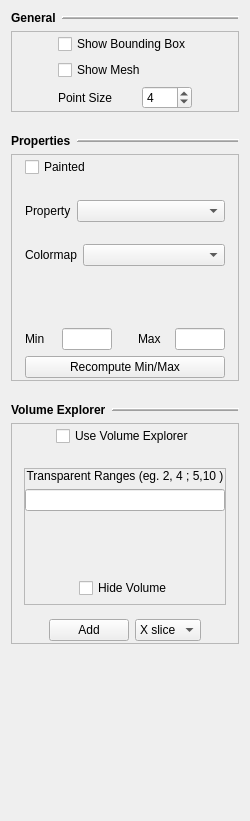
<ui version="4.0" >
 <class>DisplayPrefPanelBase</class>
 <widget class="QWidget" name="DisplayPrefPanelBase" >
  <property name="geometry" >
   <rect>
    <x>0</x>
    <y>0</y>
    <width>250</width>
    <height>821</height>
   </rect>
  </property>
  <property name="sizePolicy" >
   <sizepolicy vsizetype="Preferred" hsizetype="Preferred" >
    <horstretch>0</horstretch>
    <verstretch>0</verstretch>
   </sizepolicy>
  </property>
  <property name="minimumSize" >
   <size>
    <width>250</width>
    <height>0</height>
   </size>
  </property>
  <property name="windowTitle" >
   <string>Display preferences</string>
  </property>
  <layout class="QVBoxLayout" >
   <item>
    <layout class="QHBoxLayout" >
     <property name="spacing" >
      <number>6</number>
     </property>
     <property name="leftMargin" >
      <number>0</number>
     </property>
     <property name="topMargin" >
      <number>0</number>
     </property>
     <property name="rightMargin" >
      <number>0</number>
     </property>
     <property name="bottomMargin" >
      <number>0</number>
     </property>
     <item>
      <widget class="QLabel" name="TextLabel1_3" >
       <property name="sizePolicy" >
        <sizepolicy vsizetype="Preferred" hsizetype="Fixed" >
         <horstretch>0</horstretch>
         <verstretch>0</verstretch>
        </sizepolicy>
       </property>
       <property name="font" >
        <font>
         <weight>75</weight>
         <bold>true</bold>
        </font>
       </property>
       <property name="text" >
        <string>General</string>
       </property>
       <property name="wordWrap" >
        <bool>false</bool>
       </property>
      </widget>
     </item>
     <item>
      <widget class="Line" name="Line3_3" >
       <property name="sizePolicy" >
        <sizepolicy vsizetype="Fixed" hsizetype="Minimum" >
         <horstretch>0</horstretch>
         <verstretch>0</verstretch>
        </sizepolicy>
       </property>
       <property name="frameShape" >
        <enum>QFrame::HLine</enum>
       </property>
       <property name="frameShadow" >
        <enum>QFrame::Raised</enum>
       </property>
       <property name="lineWidth" >
        <number>1</number>
       </property>
       <property name="midLineWidth" >
        <number>1</number>
       </property>
      </widget>
     </item>
    </layout>
   </item>
   <item>
    <widget class="QFrame" name="frame" >
     <property name="frameShape" >
      <enum>QFrame::StyledPanel</enum>
     </property>
     <property name="frameShadow" >
      <enum>QFrame::Raised</enum>
     </property>
     <layout class="QHBoxLayout" >
      <property name="leftMargin" >
       <number>2</number>
      </property>
      <property name="topMargin" >
       <number>2</number>
      </property>
      <property name="rightMargin" >
       <number>2</number>
      </property>
      <property name="bottomMargin" >
       <number>2</number>
      </property>
      <item>
       <spacer>
        <property name="orientation" >
         <enum>Qt::Horizontal</enum>
        </property>
        <property name="sizeType" >
         <enum>QSizePolicy::MinimumExpanding</enum>
        </property>
        <property name="sizeHint" >
         <size>
          <width>20</width>
          <height>20</height>
         </size>
        </property>
       </spacer>
      </item>
      <item>
       <layout class="QVBoxLayout" >
        <property name="spacing" >
         <number>6</number>
        </property>
        <item>
         <widget class="QCheckBox" name="BBox_checkbox_" >
          <property name="minimumSize" >
           <size>
            <width>0</width>
            <height>15</height>
           </size>
          </property>
          <property name="font" >
           <font/>
          </property>
          <property name="text" >
           <string>Show Bounding Box</string>
          </property>
         </widget>
        </item>
        <item>
         <widget class="QCheckBox" name="show_mesh_checkbox_" >
          <property name="minimumSize" >
           <size>
            <width>0</width>
            <height>15</height>
           </size>
          </property>
          <property name="font" >
           <font/>
          </property>
          <property name="text" >
           <string>Show Mesh</string>
          </property>
         </widget>
        </item>
        <item>
         <layout class="QHBoxLayout" >
          <property name="spacing" >
           <number>6</number>
          </property>
          <property name="leftMargin" >
           <number>0</number>
          </property>
          <property name="topMargin" >
           <number>0</number>
          </property>
          <property name="rightMargin" >
           <number>0</number>
          </property>
          <property name="bottomMargin" >
           <number>0</number>
          </property>
          <item>
           <widget class="QLabel" name="point_size_label_" >
            <property name="text" >
             <string>Point Size</string>
            </property>
            <property name="wordWrap" >
             <bool>false</bool>
            </property>
           </widget>
          </item>
          <item>
           <widget class="QSpinBox" name="point_size_spinbox_" >
            <property name="minimumSize" >
             <size>
              <width>0</width>
              <height>20</height>
             </size>
            </property>
            <property name="maximumSize" >
             <size>
              <width>50</width>
              <height>32767</height>
             </size>
            </property>
            <property name="minimum" >
             <number>1</number>
            </property>
            <property name="maximum" >
             <number>20</number>
            </property>
            <property name="value" >
             <number>4</number>
            </property>
           </widget>
          </item>
         </layout>
        </item>
       </layout>
      </item>
      <item>
       <spacer>
        <property name="orientation" >
         <enum>Qt::Horizontal</enum>
        </property>
        <property name="sizeType" >
         <enum>QSizePolicy::MinimumExpanding</enum>
        </property>
        <property name="sizeHint" >
         <size>
          <width>20</width>
          <height>20</height>
         </size>
        </property>
       </spacer>
      </item>
     </layout>
    </widget>
   </item>
   <item>
    <spacer>
     <property name="orientation" >
      <enum>Qt::Vertical</enum>
     </property>
     <property name="sizeType" >
      <enum>QSizePolicy::Fixed</enum>
     </property>
     <property name="sizeHint" >
      <size>
       <width>20</width>
       <height>16</height>
      </size>
     </property>
    </spacer>
   </item>
   <item>
    <layout class="QHBoxLayout" >
     <property name="spacing" >
      <number>6</number>
     </property>
     <property name="leftMargin" >
      <number>0</number>
     </property>
     <property name="topMargin" >
      <number>0</number>
     </property>
     <property name="rightMargin" >
      <number>0</number>
     </property>
     <property name="bottomMargin" >
      <number>0</number>
     </property>
     <item>
      <widget class="QLabel" name="TextLabel1_3_3" >
       <property name="sizePolicy" >
        <sizepolicy vsizetype="Preferred" hsizetype="Fixed" >
         <horstretch>0</horstretch>
         <verstretch>0</verstretch>
        </sizepolicy>
       </property>
       <property name="font" >
        <font>
         <weight>75</weight>
         <bold>true</bold>
        </font>
       </property>
       <property name="text" >
        <string>Properties</string>
       </property>
       <property name="wordWrap" >
        <bool>false</bool>
       </property>
      </widget>
     </item>
     <item>
      <widget class="Line" name="Line3_3_3" >
       <property name="sizePolicy" >
        <sizepolicy vsizetype="Fixed" hsizetype="Minimum" >
         <horstretch>0</horstretch>
         <verstretch>0</verstretch>
        </sizepolicy>
       </property>
       <property name="frameShape" >
        <enum>QFrame::HLine</enum>
       </property>
       <property name="frameShadow" >
        <enum>QFrame::Raised</enum>
       </property>
       <property name="lineWidth" >
        <number>1</number>
       </property>
       <property name="midLineWidth" >
        <number>1</number>
       </property>
      </widget>
     </item>
    </layout>
   </item>
   <item>
    <widget class="QFrame" name="property_prefs_" >
     <property name="frameShape" >
      <enum>QFrame::StyledPanel</enum>
     </property>
     <property name="frameShadow" >
      <enum>QFrame::Raised</enum>
     </property>
     <layout class="QHBoxLayout" >
      <property name="spacing" >
       <number>0</number>
      </property>
      <property name="leftMargin" >
       <number>2</number>
      </property>
      <property name="topMargin" >
       <number>2</number>
      </property>
      <property name="rightMargin" >
       <number>2</number>
      </property>
      <property name="bottomMargin" >
       <number>2</number>
      </property>
      <item>
       <spacer>
        <property name="orientation" >
         <enum>Qt::Horizontal</enum>
        </property>
        <property name="sizeType" >
         <enum>QSizePolicy::MinimumExpanding</enum>
        </property>
        <property name="sizeHint" >
         <size>
          <width>4</width>
          <height>218</height>
         </size>
        </property>
       </spacer>
      </item>
      <item>
       <layout class="QVBoxLayout" >
        <property name="spacing" >
         <number>6</number>
        </property>
        <property name="leftMargin" >
         <number>0</number>
        </property>
        <property name="topMargin" >
         <number>0</number>
        </property>
        <property name="rightMargin" >
         <number>0</number>
        </property>
        <property name="bottomMargin" >
         <number>0</number>
        </property>
        <item>
         <layout class="QHBoxLayout" >
          <property name="spacing" >
           <number>6</number>
          </property>
          <property name="leftMargin" >
           <number>0</number>
          </property>
          <property name="topMargin" >
           <number>0</number>
          </property>
          <property name="rightMargin" >
           <number>0</number>
          </property>
          <property name="bottomMargin" >
           <number>0</number>
          </property>
          <item>
           <widget class="QCheckBox" name="prop_painted_checkbox_" >
            <property name="font" >
             <font/>
            </property>
            <property name="text" >
             <string>Painted</string>
            </property>
           </widget>
          </item>
          <item>
           <spacer>
            <property name="orientation" >
             <enum>Qt::Horizontal</enum>
            </property>
            <property name="sizeType" >
             <enum>QSizePolicy::Expanding</enum>
            </property>
            <property name="sizeHint" >
             <size>
              <width>20</width>
              <height>21</height>
             </size>
            </property>
           </spacer>
          </item>
         </layout>
        </item>
        <item>
         <spacer>
          <property name="orientation" >
           <enum>Qt::Vertical</enum>
          </property>
          <property name="sizeType" >
           <enum>QSizePolicy::Fixed</enum>
          </property>
          <property name="sizeHint" >
           <size>
            <width>176</width>
            <height>16</height>
           </size>
          </property>
         </spacer>
        </item>
        <item>
         <layout class="QHBoxLayout" >
          <property name="spacing" >
           <number>6</number>
          </property>
          <property name="leftMargin" >
           <number>0</number>
          </property>
          <property name="topMargin" >
           <number>0</number>
          </property>
          <property name="rightMargin" >
           <number>0</number>
          </property>
          <property name="bottomMargin" >
           <number>0</number>
          </property>
          <item>
           <widget class="QLabel" name="TextLabel1" >
            <property name="sizePolicy" >
             <sizepolicy vsizetype="Fixed" hsizetype="Fixed" >
              <horstretch>0</horstretch>
              <verstretch>0</verstretch>
             </sizepolicy>
            </property>
            <property name="font" >
             <font/>
            </property>
            <property name="text" >
             <string>Property</string>
            </property>
            <property name="wordWrap" >
             <bool>false</bool>
            </property>
           </widget>
          </item>
          <item>
           <widget class="QComboBox" name="property_selector_" >
            <property name="sizePolicy" >
             <sizepolicy vsizetype="Fixed" hsizetype="Expanding" >
              <horstretch>0</horstretch>
              <verstretch>0</verstretch>
             </sizepolicy>
            </property>
            <property name="font" >
             <font/>
            </property>
            <property name="editable" >
             <bool>false</bool>
            </property>
            <property name="autoCompletion" >
             <bool>false</bool>
            </property>
            <property name="duplicatesEnabled" >
             <bool>false</bool>
            </property>
           </widget>
          </item>
         </layout>
        </item>
        <item>
         <spacer>
          <property name="orientation" >
           <enum>Qt::Vertical</enum>
          </property>
          <property name="sizeType" >
           <enum>QSizePolicy::Fixed</enum>
          </property>
          <property name="sizeHint" >
           <size>
            <width>176</width>
            <height>16</height>
           </size>
          </property>
         </spacer>
        </item>
        <item>
         <layout class="QHBoxLayout" >
          <property name="spacing" >
           <number>6</number>
          </property>
          <property name="leftMargin" >
           <number>0</number>
          </property>
          <property name="topMargin" >
           <number>0</number>
          </property>
          <property name="rightMargin" >
           <number>0</number>
          </property>
          <property name="bottomMargin" >
           <number>0</number>
          </property>
          <item>
           <widget class="QLabel" name="TextLabel1_2" >
            <property name="sizePolicy" >
             <sizepolicy vsizetype="Fixed" hsizetype="Fixed" >
              <horstretch>0</horstretch>
              <verstretch>0</verstretch>
             </sizepolicy>
            </property>
            <property name="font" >
             <font/>
            </property>
            <property name="text" >
             <string>Colormap</string>
            </property>
            <property name="wordWrap" >
             <bool>false</bool>
            </property>
           </widget>
          </item>
          <item>
           <widget class="QComboBox" name="colormap_selector_" >
            <property name="sizePolicy" >
             <sizepolicy vsizetype="Fixed" hsizetype="Expanding" >
              <horstretch>0</horstretch>
              <verstretch>0</verstretch>
             </sizepolicy>
            </property>
            <property name="font" >
             <font/>
            </property>
           </widget>
          </item>
         </layout>
        </item>
        <item>
         <widget class="QFrame" name="colormap_pix_" >
          <property name="sizePolicy" >
           <sizepolicy vsizetype="Expanding" hsizetype="Expanding" >
            <horstretch>0</horstretch>
            <verstretch>0</verstretch>
           </sizepolicy>
          </property>
          <property name="minimumSize" >
           <size>
            <width>200</width>
            <height>50</height>
           </size>
          </property>
          <property name="frameShape" >
           <enum>QFrame::NoFrame</enum>
          </property>
          <property name="frameShadow" >
           <enum>QFrame::Plain</enum>
          </property>
          <property name="lineWidth" >
           <number>1</number>
          </property>
         </widget>
        </item>
        <item>
         <layout class="QVBoxLayout" >
          <property name="spacing" >
           <number>6</number>
          </property>
          <property name="leftMargin" >
           <number>0</number>
          </property>
          <property name="topMargin" >
           <number>0</number>
          </property>
          <property name="rightMargin" >
           <number>0</number>
          </property>
          <property name="bottomMargin" >
           <number>0</number>
          </property>
          <item>
           <layout class="QHBoxLayout" >
            <property name="spacing" >
             <number>6</number>
            </property>
            <property name="leftMargin" >
             <number>0</number>
            </property>
            <property name="topMargin" >
             <number>0</number>
            </property>
            <property name="rightMargin" >
             <number>0</number>
            </property>
            <property name="bottomMargin" >
             <number>0</number>
            </property>
            <item>
             <widget class="QLabel" name="TextLabel2" >
              <property name="font" >
               <font/>
              </property>
              <property name="text" >
               <string>Min</string>
              </property>
              <property name="wordWrap" >
               <bool>false</bool>
              </property>
             </widget>
            </item>
            <item>
             <widget class="QLineEdit" name="min_cmap_value_edit_" >
              <property name="sizePolicy" >
               <sizepolicy vsizetype="Fixed" hsizetype="Fixed" >
                <horstretch>0</horstretch>
                <verstretch>0</verstretch>
               </sizepolicy>
              </property>
              <property name="maximumSize" >
               <size>
                <width>50</width>
                <height>32767</height>
               </size>
              </property>
              <property name="font" >
               <font/>
              </property>
             </widget>
            </item>
            <item>
             <spacer>
              <property name="orientation" >
               <enum>Qt::Vertical</enum>
              </property>
              <property name="sizeType" >
               <enum>QSizePolicy::Expanding</enum>
              </property>
              <property name="sizeHint" >
               <size>
                <width>20</width>
                <height>20</height>
               </size>
              </property>
             </spacer>
            </item>
            <item>
             <widget class="QLabel" name="TextLabel2_2" >
              <property name="font" >
               <font/>
              </property>
              <property name="text" >
               <string>Max</string>
              </property>
              <property name="wordWrap" >
               <bool>false</bool>
              </property>
             </widget>
            </item>
            <item>
             <widget class="QLineEdit" name="max_cmap_value_edit_" >
              <property name="sizePolicy" >
               <sizepolicy vsizetype="Fixed" hsizetype="Minimum" >
                <horstretch>0</horstretch>
                <verstretch>0</verstretch>
               </sizepolicy>
              </property>
              <property name="maximumSize" >
               <size>
                <width>50</width>
                <height>32767</height>
               </size>
              </property>
              <property name="font" >
               <font/>
              </property>
             </widget>
            </item>
           </layout>
          </item>
          <item>
           <widget class="QPushButton" name="reset_cmap_bounds_button_" >
            <property name="font" >
             <font/>
            </property>
            <property name="text" >
             <string>Recompute Min/Max</string>
            </property>
           </widget>
          </item>
         </layout>
        </item>
       </layout>
      </item>
      <item>
       <spacer>
        <property name="orientation" >
         <enum>Qt::Horizontal</enum>
        </property>
        <property name="sizeType" >
         <enum>QSizePolicy::MinimumExpanding</enum>
        </property>
        <property name="sizeHint" >
         <size>
          <width>4</width>
          <height>218</height>
         </size>
        </property>
       </spacer>
      </item>
     </layout>
    </widget>
   </item>
   <item>
    <spacer>
     <property name="orientation" >
      <enum>Qt::Vertical</enum>
     </property>
     <property name="sizeType" >
      <enum>QSizePolicy::Fixed</enum>
     </property>
     <property name="sizeHint" >
      <size>
       <width>20</width>
       <height>16</height>
      </size>
     </property>
    </spacer>
   </item>
   <item>
    <layout class="QHBoxLayout" >
     <property name="spacing" >
      <number>6</number>
     </property>
     <property name="leftMargin" >
      <number>0</number>
     </property>
     <property name="topMargin" >
      <number>0</number>
     </property>
     <property name="rightMargin" >
      <number>0</number>
     </property>
     <property name="bottomMargin" >
      <number>0</number>
     </property>
     <item>
      <widget class="QLabel" name="slices_sep_label__2" >
       <property name="sizePolicy" >
        <sizepolicy vsizetype="Preferred" hsizetype="Fixed" >
         <horstretch>0</horstretch>
         <verstretch>0</verstretch>
        </sizepolicy>
       </property>
       <property name="font" >
        <font>
         <weight>75</weight>
         <bold>true</bold>
        </font>
       </property>
       <property name="text" >
        <string>Volume Explorer</string>
       </property>
       <property name="wordWrap" >
        <bool>false</bool>
       </property>
      </widget>
     </item>
     <item>
      <widget class="Line" name="slices_sep__2" >
       <property name="sizePolicy" >
        <sizepolicy vsizetype="Fixed" hsizetype="Minimum" >
         <horstretch>0</horstretch>
         <verstretch>0</verstretch>
        </sizepolicy>
       </property>
       <property name="frameShape" >
        <enum>QFrame::HLine</enum>
       </property>
       <property name="frameShadow" >
        <enum>QFrame::Raised</enum>
       </property>
       <property name="lineWidth" >
        <number>1</number>
       </property>
       <property name="midLineWidth" >
        <number>1</number>
       </property>
      </widget>
     </item>
    </layout>
   </item>
   <item>
    <widget class="QFrame" name="volume_explorer_prefs_" >
     <property name="frameShape" >
      <enum>QFrame::StyledPanel</enum>
     </property>
     <property name="frameShadow" >
      <enum>QFrame::Raised</enum>
     </property>
     <layout class="QVBoxLayout" >
      <property name="leftMargin" >
       <number>2</number>
      </property>
      <property name="topMargin" >
       <number>2</number>
      </property>
      <property name="rightMargin" >
       <number>2</number>
      </property>
      <property name="bottomMargin" >
       <number>2</number>
      </property>
      <item>
       <layout class="QHBoxLayout" >
        <property name="spacing" >
         <number>6</number>
        </property>
        <property name="leftMargin" >
         <number>0</number>
        </property>
        <property name="topMargin" >
         <number>0</number>
        </property>
        <property name="rightMargin" >
         <number>0</number>
        </property>
        <property name="bottomMargin" >
         <number>0</number>
        </property>
        <item>
         <spacer>
          <property name="orientation" >
           <enum>Qt::Horizontal</enum>
          </property>
          <property name="sizeType" >
           <enum>QSizePolicy::Expanding</enum>
          </property>
          <property name="sizeHint" >
           <size>
            <width>20</width>
            <height>20</height>
           </size>
          </property>
         </spacer>
        </item>
        <item>
         <widget class="QCheckBox" name="volume_explorer_checkbox_" >
          <property name="font" >
           <font/>
          </property>
          <property name="text" >
           <string>Use Volume Explorer</string>
          </property>
         </widget>
        </item>
        <item>
         <spacer>
          <property name="orientation" >
           <enum>Qt::Horizontal</enum>
          </property>
          <property name="sizeType" >
           <enum>QSizePolicy::Expanding</enum>
          </property>
          <property name="sizeHint" >
           <size>
            <width>20</width>
            <height>20</height>
           </size>
          </property>
         </spacer>
        </item>
       </layout>
      </item>
      <item>
       <spacer>
        <property name="orientation" >
         <enum>Qt::Vertical</enum>
        </property>
        <property name="sizeType" >
         <enum>QSizePolicy::Fixed</enum>
        </property>
        <property name="sizeHint" >
         <size>
          <width>190</width>
          <height>16</height>
         </size>
        </property>
       </spacer>
      </item>
      <item>
       <layout class="QHBoxLayout" >
        <property name="spacing" >
         <number>0</number>
        </property>
        <item>
         <spacer>
          <property name="orientation" >
           <enum>Qt::Horizontal</enum>
          </property>
          <property name="sizeType" >
           <enum>QSizePolicy::MinimumExpanding</enum>
          </property>
          <property name="sizeHint" >
           <size>
            <width>4</width>
            <height>10</height>
           </size>
          </property>
         </spacer>
        </item>
        <item>
         <widget class="QFrame" name="transparency_box_" >
          <property name="frameShape" >
           <enum>QFrame::StyledPanel</enum>
          </property>
          <property name="frameShadow" >
           <enum>QFrame::Raised</enum>
          </property>
          <layout class="QVBoxLayout" >
           <property name="leftMargin" >
            <number>0</number>
           </property>
           <property name="topMargin" >
            <number>0</number>
           </property>
           <property name="rightMargin" >
            <number>0</number>
           </property>
           <property name="bottomMargin" >
            <number>0</number>
           </property>
           <item>
            <widget class="QLabel" name="textLabel1" >
             <property name="minimumSize" >
              <size>
               <width>200</width>
               <height>0</height>
              </size>
             </property>
             <property name="lineWidth" >
              <number>1</number>
             </property>
             <property name="text" >
              <string>Transparent Ranges (eg. 2, 4 ; 5,10 )</string>
             </property>
             <property name="alignment" >
              <set>Qt::AlignCenter</set>
             </property>
             <property name="wordWrap" >
              <bool>false</bool>
             </property>
            </widget>
           </item>
           <item>
            <widget class="QLineEdit" name="transparency_lineedit_" >
             <property name="toolTip" >
              <string>enter list of ranges to be made transparent, eg: 2, 4 ; 7, 10</string>
             </property>
            </widget>
           </item>
           <item>
            <widget class="QFrame" name="transparency_colormap_pix_" >
             <property name="sizePolicy" >
              <sizepolicy vsizetype="Expanding" hsizetype="Expanding" >
               <horstretch>0</horstretch>
               <verstretch>0</verstretch>
              </sizepolicy>
             </property>
             <property name="minimumSize" >
              <size>
               <width>200</width>
               <height>50</height>
              </size>
             </property>
             <property name="frameShape" >
              <enum>QFrame::NoFrame</enum>
             </property>
             <property name="frameShadow" >
              <enum>QFrame::Plain</enum>
             </property>
             <property name="lineWidth" >
              <number>1</number>
             </property>
            </widget>
           </item>
           <item>
            <layout class="QHBoxLayout" >
             <property name="leftMargin" >
              <number>0</number>
             </property>
             <property name="topMargin" >
              <number>0</number>
             </property>
             <property name="rightMargin" >
              <number>0</number>
             </property>
             <property name="bottomMargin" >
              <number>0</number>
             </property>
             <item>
              <spacer>
               <property name="orientation" >
                <enum>Qt::Horizontal</enum>
               </property>
               <property name="sizeType" >
                <enum>QSizePolicy::Expanding</enum>
               </property>
               <property name="sizeHint" >
                <size>
                 <width>20</width>
                 <height>21</height>
                </size>
               </property>
              </spacer>
             </item>
             <item>
              <widget class="QCheckBox" name="hide_volume_checkbox_" >
               <property name="text" >
                <string>Hide Volume</string>
               </property>
              </widget>
             </item>
             <item>
              <spacer>
               <property name="orientation" >
                <enum>Qt::Horizontal</enum>
               </property>
               <property name="sizeType" >
                <enum>QSizePolicy::Expanding</enum>
               </property>
               <property name="sizeHint" >
                <size>
                 <width>20</width>
                 <height>31</height>
                </size>
               </property>
              </spacer>
             </item>
            </layout>
           </item>
          </layout>
         </widget>
        </item>
        <item>
         <spacer>
          <property name="orientation" >
           <enum>Qt::Horizontal</enum>
          </property>
          <property name="sizeType" >
           <enum>QSizePolicy::MinimumExpanding</enum>
          </property>
          <property name="sizeHint" >
           <size>
            <width>4</width>
            <height>10</height>
           </size>
          </property>
         </spacer>
        </item>
       </layout>
      </item>
      <item>
       <spacer>
        <property name="orientation" >
         <enum>Qt::Vertical</enum>
        </property>
        <property name="sizeType" >
         <enum>QSizePolicy::Fixed</enum>
        </property>
        <property name="sizeHint" >
         <size>
          <width>41</width>
          <height>8</height>
         </size>
        </property>
       </spacer>
      </item>
      <item>
       <layout class="QHBoxLayout" >
        <property name="spacing" >
         <number>6</number>
        </property>
        <property name="leftMargin" >
         <number>0</number>
        </property>
        <property name="topMargin" >
         <number>0</number>
        </property>
        <property name="rightMargin" >
         <number>0</number>
        </property>
        <property name="bottomMargin" >
         <number>0</number>
        </property>
        <item>
         <spacer>
          <property name="orientation" >
           <enum>Qt::Horizontal</enum>
          </property>
          <property name="sizeType" >
           <enum>QSizePolicy::Expanding</enum>
          </property>
          <property name="sizeHint" >
           <size>
            <width>20</width>
            <height>20</height>
           </size>
          </property>
         </spacer>
        </item>
        <item>
         <widget class="QPushButton" name="add_slice_button_" >
          <property name="font" >
           <font/>
          </property>
          <property name="text" >
           <string>Add</string>
          </property>
         </widget>
        </item>
        <item>
         <widget class="QComboBox" name="slice_axis_selector_" >
          <property name="sizePolicy" >
           <sizepolicy vsizetype="Fixed" hsizetype="Expanding" >
            <horstretch>0</horstretch>
            <verstretch>0</verstretch>
           </sizepolicy>
          </property>
          <property name="font" >
           <font/>
          </property>
          <item>
           <property name="text" >
            <string>X slice</string>
           </property>
          </item>
          <item>
           <property name="text" >
            <string>Y slice</string>
           </property>
          </item>
          <item>
           <property name="text" >
            <string>Z slice</string>
           </property>
          </item>
         </widget>
        </item>
        <item>
         <spacer>
          <property name="orientation" >
           <enum>Qt::Horizontal</enum>
          </property>
          <property name="sizeType" >
           <enum>QSizePolicy::Expanding</enum>
          </property>
          <property name="sizeHint" >
           <size>
            <width>20</width>
            <height>20</height>
           </size>
          </property>
         </spacer>
        </item>
       </layout>
      </item>
     </layout>
    </widget>
   </item>
   <item>
    <spacer>
     <property name="orientation" >
      <enum>Qt::Vertical</enum>
     </property>
     <property name="sizeType" >
      <enum>QSizePolicy::Expanding</enum>
     </property>
     <property name="sizeHint" >
      <size>
       <width>20</width>
       <height>21</height>
      </size>
     </property>
    </spacer>
   </item>
  </layout>
 </widget>
 <layoutdefault spacing="6" margin="11" />
 <resources/>
 <connections/>
</ui>
